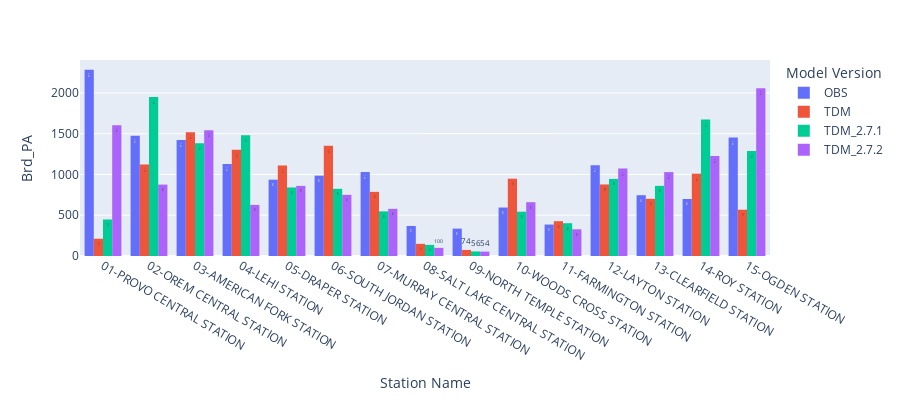

The notebook cell this image was saved under:
### Code cell
lstValues = list([
    f'Brd_{pa_od}',
    f'Brd_Direct_{pa_od}',
    f'Brd_Transfer_{pa_od}',
    f'Brd_{pa_od}_Perc',
    f'Brd_Direct_{pa_od}_Perc',
    f'Brd_Transfer_{pa_od}_Perc'])
accessModeOptions = ['drive', 'walk', 'All']

selectValues = widgets.Select(options=lstValues, value=(f'Brd_{pa_od}' ), description = 'Select Variable')
selectAccessMode = widgets.Dropdown(options=accessModeOptions, value='All', description='Access Mode')

# Set up a global variable to track whether the widgets have been changed
firstTime = False

# create output widget to display filtered DataFrame
output = widgets.Output()
hbox = widgets.HBox([selectValues, selectAccessMode])

# create interactive widget
interactive_output = widgets.interactive_output(plotit, {'variable':selectValues, 'access_mode': selectAccessMode})

display(hbox)
display(interactive_output)
display(output)

### Figure 1 — Plotly figure (JSON) as saved in the notebook; plotly's stock layout.template omitted (floating-point values rounded to 4 significant figures)
{"data": [{"alignmentgroup": "True", "bingroup": "x", "histfunc": "sum", "hovertemplate": "Source=OBS<br>station=%{x}<br>sum of Brd_PA=%{y}<extra></extra>", "legendgroup": "OBS", "marker": {"color": "#636efa", "pattern": {"shape": ""}}, "name": "OBS", "offsetgroup": "OBS", "orientation": "v", "showlegend": true, "texttemplate": "%{value:.2s}", "type": "histogram", "x": ["01-PROVO CENTRAL STATION", "02-OREM CENTRAL STATION", "03-AMERICAN FORK STATION", "04-LEHI STATION", "05-DRAPER STATION", "06-SOUTH JORDAN STATION", "07-MURRAY CENTRAL STATION", "08-SALT LAKE CENTRAL STATION", "09-NORTH TEMPLE STATION", "10-WOODS CROSS STATION", "11-FARMINGTON STATION", "12-LAYTON STATION", "13-CLEARFIELD STATION", "14-ROY STATION", "15-OGDEN STATION"], "xaxis": "x", "y": [2283.0, 1475.0, 1424.0, 1128.0, 935.6, 985.5, 1030.0, 367.7, 335.7, 594.3, 385.5, 1113.0, 745.3, 699.2, 1453.0], "yaxis": "y"}, {"alignmentgroup": "True", "bingroup": "x", "histfunc": "sum", "hovertemplate": "Source=TDM<br>station=%{x}<br>sum of Brd_PA=%{y}<extra></extra>", "legendgroup": "TDM", "marker": {"color": "#EF553B", "pattern": {"shape": ""}}, "name": "TDM", "offsetgroup": "TDM", "orientation": "v", "showlegend": true, "texttemplate": "%{value:.2s}", "type": "histogram", "x": ["01-PROVO CENTRAL STATION", "02-OREM CENTRAL STATION", "03-AMERICAN FORK STATION", "04-LEHI STATION", "05-DRAPER STATION", "06-SOUTH JORDAN STATION", "07-MURRAY CENTRAL STATION", "08-SALT LAKE CENTRAL STATION", "09-NORTH TEMPLE STATION", "10-WOODS CROSS STATION", "11-FARMINGTON STATION", "12-LAYTON STATION", "13-CLEARFIELD STATION", "14-ROY STATION", "15-OGDEN STATION"], "xaxis": "x", "y": [212.0, 1121.0, 1519.0, 1304.0, 1110.0, 1353.0, 786.4, 149.3, 74.4, 948.1, 426.8, 877.3, 701.3, 1009.0, 567.8], "yaxis": "y"}, {"alignmentgroup": "True", "bingroup": "x", "histfunc": "sum", "hovertemplate": "Source=TDM_2.7.1<br>station=%{x}<br>sum of Brd_PA=%{y}<extra></extra>", "legendgroup": "TDM_2.7.1", "marker": {"color": "#00cc96", "pattern": {"shape": ""}}, "name": "TDM_2.7.1", "offsetgroup": "TDM_2.7.1", "orientation": "v", "showlegend": true, "texttemplate": "%{value:.2s}", "type": "histogram", "x": ["01-PROVO CENTRAL STATION", "02-OREM CENTRAL STATION", "03-AMERICAN FORK STATION", "04-LEHI STATION", "05-DRAPER STATION", "06-SOUTH JORDAN STATION", "07-MURRAY CENTRAL STATION", "08-SALT LAKE CENTRAL STATION", "09-NORTH TEMPLE STATION", "10-WOODS CROSS STATION", "11-FARMINGTON STATION", "12-LAYTON STATION", "13-CLEARFIELD STATION", "14-ROY STATION", "15-OGDEN STATION"], "xaxis": "x", "y": [447.7, 1948.0, 1383.0, 1480.0, 840.3, 824.1, 547.2, 136.2, 55.78, 543.3, 401.8, 945.3, 860.1, 1673.0, 1287.0], "yaxis": "y"}, {"alignmentgroup": "True", "bingroup": "x", "histfunc": "sum", "hovertemplate": "Source=TDM_2.7.2<br>station=%{x}<br>sum of Brd_PA=%{y}<extra></extra>", "legendgroup": "TDM_2.7.2", "marker": {"color": "#ab63fa", "pattern": {"shape": ""}}, "name": "TDM_2.7.2", "offsetgroup": "TDM_2.7.2", "orientation": "v", "showlegend": true, "texttemplate": "%{value:.2s}", "type": "histogram", "x": ["01-PROVO CENTRAL STATION", "02-OREM CENTRAL STATION", "03-AMERICAN FORK STATION", "04-LEHI STATION", "05-DRAPER STATION", "06-SOUTH JORDAN STATION", "07-MURRAY CENTRAL STATION", "08-SALT LAKE CENTRAL STATION", "09-NORTH TEMPLE STATION", "10-WOODS CROSS STATION", "11-FARMINGTON STATION", "12-LAYTON STATION", "13-CLEARFIELD STATION", "14-ROY STATION", "15-OGDEN STATION"], "xaxis": "x", "y": [1604.0, 875.5, 1544.0, 626.7, 859.7, 750.0, 578.6, 99.75, 53.95, 659.8, 327.4, 1072.0, 1029.0, 1226.0, 2057.0], "yaxis": "y"}], "layout": {"barmode": "group", "height": 400, "legend": {"title": {"text": "Model Version"}, "tracegroupgap": 0}, "margin": {"t": 60}, "xaxis": {"anchor": "y", "domain": [0, 1], "title": {"text": "Station Name"}}, "yaxis": {"anchor": "x", "domain": [0, 1], "title": {"text": "Brd_PA"}}}}
